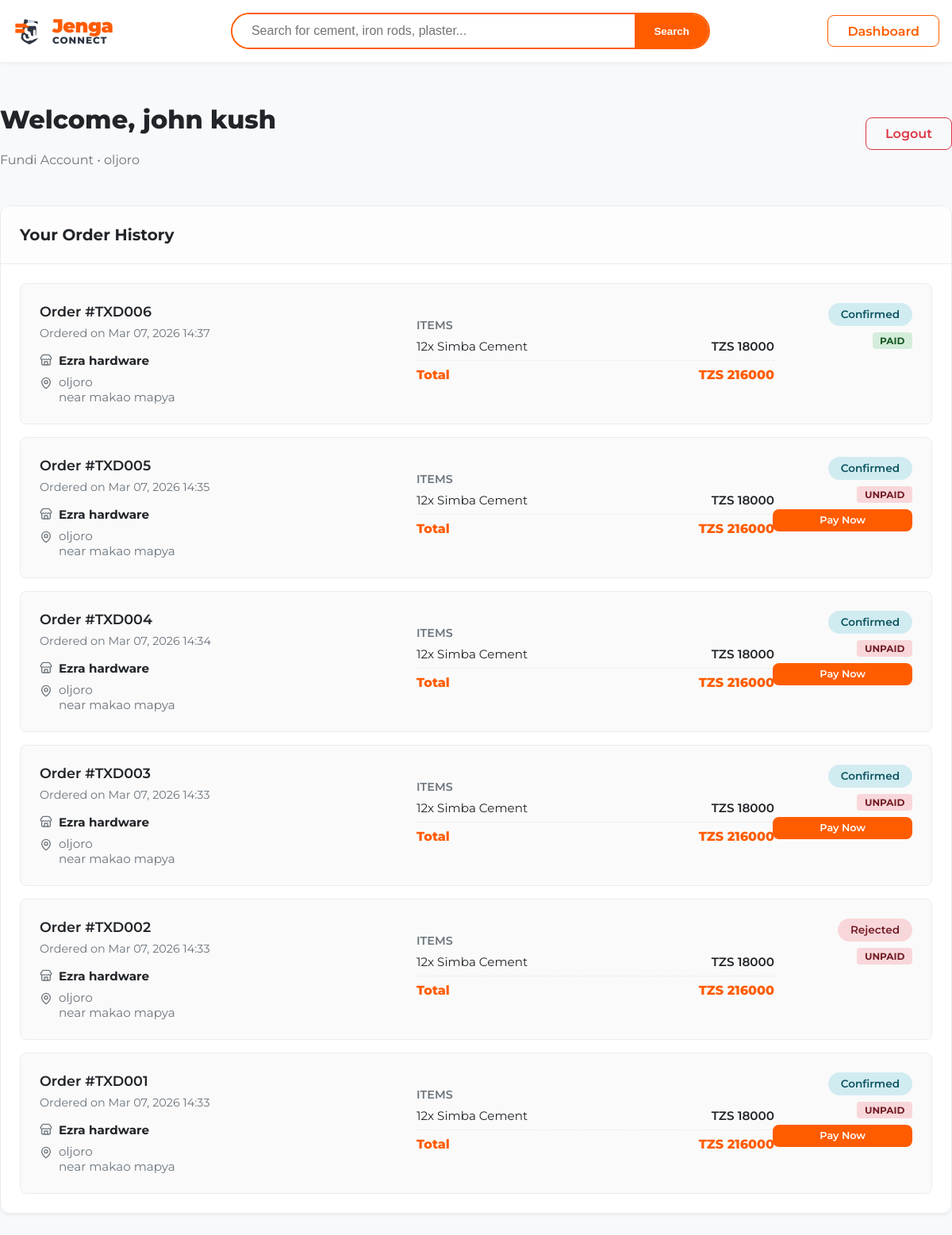
Before: /dashboard/ (signed in) with the older database file.
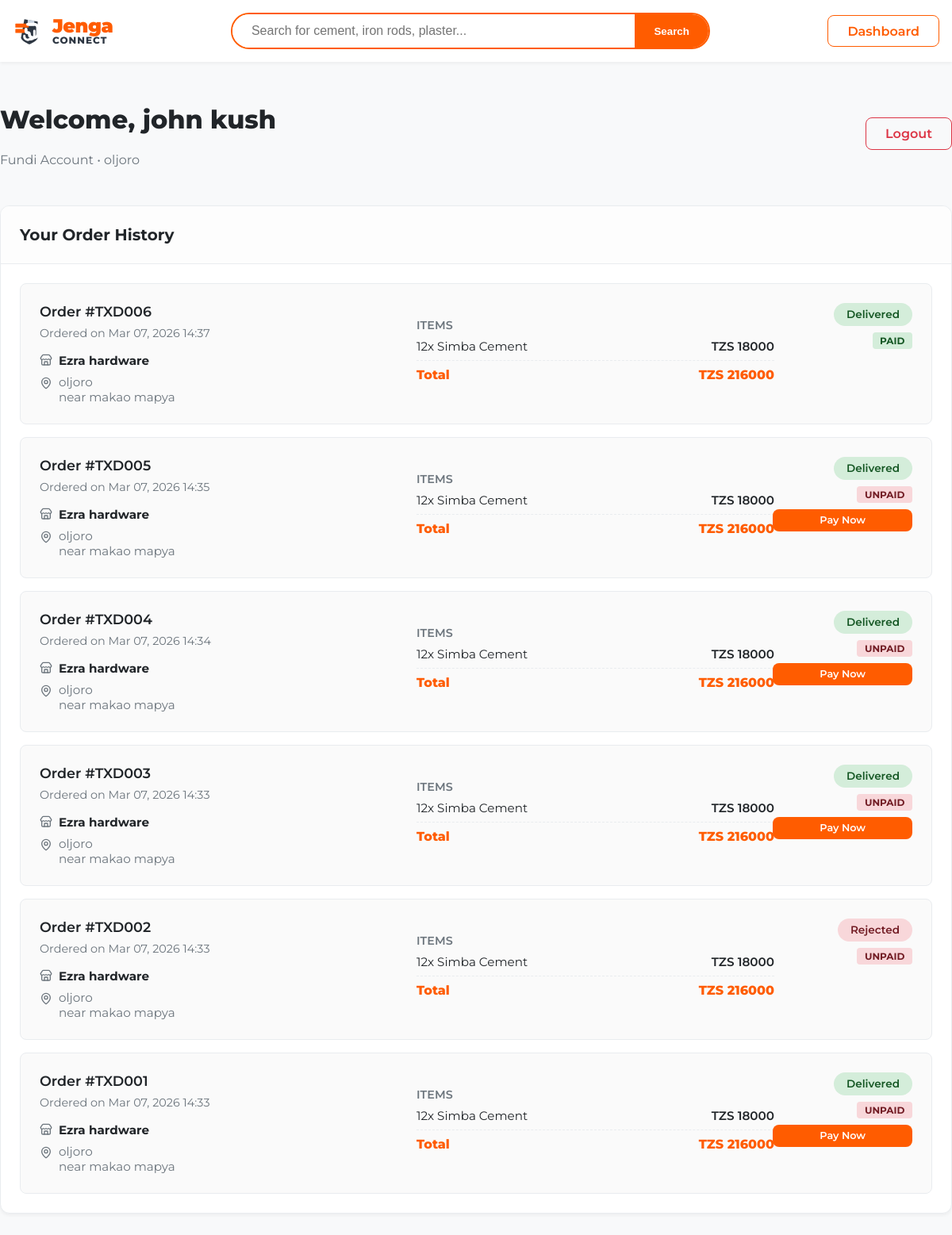
After: the same page with the newer database file.
### core/models.py (models this page shows, shortened)
class Profile(models.Model):
    ROLE_CHOICES = [
        ('fundi', 'Fundi'),
        ('hardware', 'Hardware Store'),
        ('admin', 'Admin'),
    ]
    id = models.UUIDField(primary_key=True, default=uuid.uuid4, editable=False)
    user = models.OneToOneField(User, on_delete=models.CASCADE, related_name='profile')
    phone = models.CharField(max_length=20, unique=True)
    role = models.CharField(max_length=20, choices=ROLE_CHOICES, default='fundi')
    full_name = models.CharField(max_length=255)
    area = models.CharField(max_length=255)
    created_at = models.DateTimeField(auto_now_add=True)

class Order(models.Model):
    STATUS_CHOICES = [
        ('pending', 'Pending'),
        ('confirmed', 'Confirmed'),
        ('out_for_delivery', 'Out for Delivery'),
        ('delivered', 'Delivered'),
        ('rejected', 'Rejected'),
    ]
    PAYMENT_STATUS_CHOICES = [
        ('unpaid', 'Unpaid'),
        ('processing', 'Processing'),
        ('paid', 'Paid'),
        ('failed', 'Failed'),
    ]
    id = models.AutoField(primary_key=True)
    fundi = models.ForeignKey(Profile, on_delete=models.CASCADE, related_name='orders')
    store = models.ForeignKey(HardwareStore, on_delete=models.CASCADE, related_name='received_orders')
    delivery_area = models.CharField(max_length=255)
    delivery_address_note = models.TextField(blank=True, null=True)
    status = models.CharField(max_length=20, choices=STATUS_CHOICES, default='pending')
    payment_status = models.CharField(max_length=20, choices=PAYMENT_STATUS_CHOICES, default='unpaid')
    subtotal_hardware = models.DecimalField(max_digits=12, decimal_places=2, default=0)
    commission_total = models.DecimalField(max_digits=12, decimal_places=2, default=0)
    grand_total = models.DecimalField(max_digits=12, decimal_places=2, default=0)
    created_at = models.DateTimeField(auto_now_add=True)
    @property
    def short_id(self):
        return f"TXD{self.id:03d}"

class HardwareStore(models.Model):
    id = models.UUIDField(primary_key=True, default=uuid.uuid4, editable=False)
    owner = models.ForeignKey(Profile, on_delete=models.CASCADE, related_name='hardware_stores')
    name = models.CharField(max_length=255)
    area = models.CharField(max_length=255)
    delivery_capacity_units_per_day = models.IntegerField(default=0)
    active = models.BooleanField(default=True)
    created_at = models.DateTimeField(auto_now_add=True)

class OrderItem(models.Model):
    id = models.UUIDField(primary_key=True, default=uuid.uuid4, editable=False)
    order = models.ForeignKey(Order, on_delete=models.CASCADE, related_name='items')
    product = models.ForeignKey(Product, on_delete=models.CASCADE)
    quantity_units = models.IntegerField()
    hardware_price_per_unit = models.DecimalField(max_digits=12, decimal_places=2)
    commission_per_unit = models.DecimalField(max_digits=10, decimal_places=2)
    final_price_per_unit = models.DecimalField(max_digits=12, decimal_places=2)

class Product(models.Model):
    CATEGORY_CHOICES = [
        ('cement', 'Cement'),
        ('building_blocks', 'Building Blocks'),
        ('iron_rods', 'Iron Rods'),
        ('plaster', 'Plaster'),
        ('paint_colour', 'Paint/Colour'),
    ]
    UNIT_CHOICES = [
        ('bag', 'Bag'),
        ('piece', 'Piece'),
        ('bar', 'Bar'),
        ('bucket', 'Bucket'),
    ]
    id = models.UUIDField(primary_key=True, default=uuid.uuid4, editable=False)
    store = models.ForeignKey(HardwareStore, on_delete=models.CASCADE, related_name='products')
    category = models.CharField(max_length=50, choices=CATEGORY_CHOICES)
    name = models.CharField(max_length=255)
    brand = models.CharField(max_length=255, blank=True, null=True)
    unit = models.CharField(max_length=20, choices=UNIT_CHOICES)
    specs_json = models.JSONField(blank=True, null=True)
    hardware_price_per_unit = models.DecimalField(max_digits=12, decimal_places=2)
    stock_units = models.IntegerField(default=0)
    delivery_eta_hours = models.IntegerField(default=24)
    image = models.ImageField(upload_to='product_images/', blank=True, null=True)
    active = models.BooleanField(default=True)
    created_at = models.DateTimeField(auto_now_add=True)

### core/views.py (the view, shortened to what this page needs)
# urls.py: path('dashboard/', views.dashboard, name='dashboard'),
@login_required
def dashboard(request):
    try:
        profile = request.user.profile
    except Profile.DoesNotExist:
        return redirect('/admin/')
    if profile.role == 'fundi':
        orders = Order.objects.filter(fundi=profile).order_by('-created_at')
        return render(request, 'dashboard/fundi.html', {'profile': profile, 'orders': orders})
    else:
        return redirect('manage_page')

### core/templates/dashboard/fundi.html (shortened to what this page needs)
{% extends "base.html" %}
{% block content %}
<div class="container animate-fade-in" style="padding: 2rem 0;">
    <div style="display: flex; justify-content: space-between; align-items: center; margin-bottom: 2rem;">
        <div>
            <h1 style="font-size: 2rem; font-weight: 800; color: var(--text-main);">Welcome, {{ profile.full_name }}</h1>
            <p style="color: var(--text-muted); font-size: 1rem;">Fundi Account • {{ profile.area }}</p>
        </div>
        <a href="{% url 'logout' %}" class="btn btn-outline" style="border-color: #dc3545; color: #dc3545;">Logout</a>
    </div>
    <div
        style="background: white; border-radius: var(--radius-lg); box-shadow: var(--shadow-sm); border: 1px solid var(--border-color); overflow: hidden;">
        <div style="padding: 1.5rem; border-bottom: 1px solid var(--border-color); background: #fdfdfd;">
            <h2 style="font-size: 1.25rem; font-weight: 700; margin: 0;">Your Order History</h2>
        </div>
        <div style="padding: 1.5rem;">
            {% if orders %}
            <div style="display: flex; flex-direction: column; gap: 1rem;">
                {% for order in orders %}
                <div
                    style="border: 1px solid var(--border-color); border-radius: var(--radius-md); padding: 1.5rem; display: flex; flex-wrap: wrap; gap: 1.5rem; align-items: flex-start; background: #fafafa;">
                    <div style="flex: 1; min-width: 250px;">
                        <div style="font-weight: 600; font-size: 1.1rem; margin-bottom: 0.5rem;">Order #{{ order.short_id }}</div>
                        <div style="color: var(--text-muted); font-size: 0.9rem; margin-bottom: 1rem;">Ordered on {{ order.created_at|date:"M d, Y H:i" }}</div>
                        <div
                            style="display: flex; align-items: center; gap: 0.5rem; font-size: 0.95rem; margin-bottom: 0.5rem;">
                            <i data-lucide="store" style="width: 16px; height: 16px; color: var(--text-muted);"></i>
                            <strong>{{ order.store.name }}</strong>
                        </div>
                        <div
                            style="display: flex; align-items: flex-start; gap: 0.5rem; font-size: 0.95rem; color: var(--text-muted);">
                            <i data-lucide="map-pin" style="width: 16px; height: 16px; margin-top: 3px;"></i>
                            <span>{{ order.delivery_area }}<br>{{ order.delivery_address_note }}</span>
                        </div>
                    </div>
                    <div style="flex: 1; min-width: 200px;">
                        <h4
                            style="font-weight: 600; font-size: 0.9rem; color: var(--text-muted); margin-bottom: 0.5rem; text-transform: uppercase;">
                            Items</h4>
                        <ul style="list-style: none; padding: 0; margin: 0; font-size: 0.95rem;">
                            {% for item in order.items.all %}
                            <li style="margin-bottom: 0.25rem; display: flex; justify-content: space-between;">
                                <span>{{ item.quantity_units }}x {{ item.product.name }}</span>
                                <span style="font-weight: 600;">TZS {{ item.final_price_per_unit|floatformat:0 }}</span>
                            </li>
                            {% endfor %}
                        </ul>
                        <div
                            style="border-top: 1px dashed var(--border-color); margin-top: 0.5rem; padding-top: 0.5rem; display: flex; justify-content: space-between; font-weight: 800; color: var(--primary);">
                            <span>Total</span>
                            <span>TZS {{ order.grand_total|floatformat:0 }}</span>
                        </div>
                    </div>
                    <div
                        style="flex: 0 0 150px; text-align: right; display: flex; flex-direction: column; gap: 0.5rem; align-items: flex-end;">
                        <span
                            style="display: inline-block; padding: 0.4rem 1rem; border-radius: 99px; font-weight: 600; font-size: 0.85rem; text-transform: capitalize; {% if order.status == 'pending' %}background: #fff3cd; color: #856404; {% elif order.status == 'confirmed' %}background: #d1ecf1; color: #0c5460; {% elif order.status == 'out_for_delivery' %}background: #cce5ff; color: #004085; {% elif order.status == 'delivered' %}background: #d4edda; color: #155724; {% elif order.status == 'rejected' %}background: #f8d7da; color: #721c24; {% endif %}">
                            {{ order.get_status_display }}
                        </span>
                        <span
                            style="display: inline-block; padding: 0.2rem 0.6rem; border-radius: 4px; font-weight: 700; font-size: 0.75rem; text-transform: uppercase; {% if order.payment_status == 'paid' %}background: #d4edda; color: #155724; {% elif order.payment_status == 'processing' %}background: #fff3cd; color: #856404; {% else %}background: #f8d7da; color: #721c24; {% endif %}">
                            {{ order.get_payment_status_display }}
                        </span>
                        {% if order.payment_status == 'unpaid' and order.status != 'rejected' %}
                        <a href="{% url 'initiate_payment' order.id %}" class="btn btn-primary"
                            style="padding: 0.4rem 0.8rem; font-size: 0.8rem; width: 100%;">Pay Now</a>
                        {% endif %}
                    </div>
                </div>
                {% endfor %}
            </div>
            {% endif %}
        </div>
    </div>
</div>
{% endblock %}

### core/templates/base.html (shortened to what this page needs)
<!DOCTYPE html>
<html lang="en">
<head>
    {% load static %}
    <link rel="stylesheet" href="{% static 'css/index.css' %}">
</head>
<body>
    <header>
        <div class="container header-content animate-slide-down">
            <a href="{% url 'home' %}" class="logo" style="display: flex; align-items: center; gap: 0.5rem; text-decoration: none;">
                <div style="display: flex; flex-direction: column; justify-content: center; line-height: 1;">
                    <span
                        style="color: #FF5C00; font-weight: 900; font-size: 1.5rem; letter-spacing: -0.5px;">Jenga</span>
                    <span
                        style="color: #2E3743; font-weight: 800; font-size: 0.75rem; letter-spacing: 1px;">CONNECT</span>
                </div>
            </a>
            <div class="search-bar">
                <input type="text" placeholder="Search for cement, iron rods, plaster...">
                <button type="button">Search</button>
            </div>
            <div class="user-actions">
                {% if user.is_authenticated %}
                <a href="{% url 'dashboard' %}" class="btn btn-outline">Dashboard</a>
                {% else %}
                <a href="{% url 'login' %}" class="btn btn-primary">Login</a>
                {% endif %}
            </div>
        </div>
    </header>
    <main>
        {% block content %}
        {% endblock %}
    </main>
</body>
</html>

### core/static/css/index.css (style rules this page uses)
:root { --primary: #FF5C00; --primary-hover: #E65100; --secondary: #2D3748; --bg-color: #F8F9FA; --card-bg: #FFFFFF; --text-main: #212529; --text-muted: #6C757D; --border-color: #E9ECEF; --shadow-sm: 0 2px 4px rgba(0, 0, 0, 0.05); --shadow-md: 0 4px 12px rgba(0, 0, 0, 0.08); --shadow-lg: 0 8px 24px rgba(0, 0, 0, 0.12); --radius-md: 8px; --radius-lg: 12px; --transition: all 0.3s cubic-bezier(0.25, 0.8, 0.25, 1); --font-family: 'Montserrat', sans-serif; }
body { font-family: var(--font-family); background-color: var(--bg-color); color: var(--text-main); margin: 0; padding: 0; -webkit-font-smoothing: antialiased; }
header { background: var(--card-bg); box-shadow: var(--shadow-sm); position: sticky; top: 0; z-index: 1000; padding: 1rem 0; }
.container { max-width: 1200px; margin: 0 auto; padding: 0 1rem; }
.header-content { display: flex; justify-content: space-between; align-items: center; }
.logo { font-size: 1.5rem; font-weight: 800; color: var(--primary); text-decoration: none; display: flex; align-items: center; gap: 0.5rem; }
.search-bar { flex: 1; max-width: 600px; margin: 0 2rem; display: flex; border-radius: 99px; overflow: hidden; border: 2px solid var(--primary); }
.search-bar input { flex: 1; border: none; padding: 0.75rem 1.5rem; outline: none; font-size: 1rem; }
.search-bar button { background: var(--primary); color: white; border: none; padding: 0 1.5rem; font-weight: 600; cursor: pointer; transition: var(--transition); }
.btn { display: inline-flex; align-items: center; justify-content: center; padding: 0.6rem 1.5rem; border-radius: var(--radius-md); font-weight: 600; text-decoration: none; transition: var(--transition); cursor: pointer; border: none; }
.btn-primary { background: var(--primary); color: white; }
.btn-outline { background: transparent; color: var(--primary); border: 1px solid var(--primary); }
.animate-slide-down { animation: slideDown 0.4s ease-out forwards; }
.animate-fade-in { animation: fadeIn 0.6s ease-out forwards; }

Changed rows visible on the page:
changed Order "TXD006": status "Confirmed" → "Delivered"
changed Order "TXD005": status "Confirmed" → "Delivered"
changed Order "TXD004": status "Confirmed" → "Delivered"
changed Order "TXD003": status "Confirmed" → "Delivered"
changed Order "TXD001": status "Confirmed" → "Delivered"
